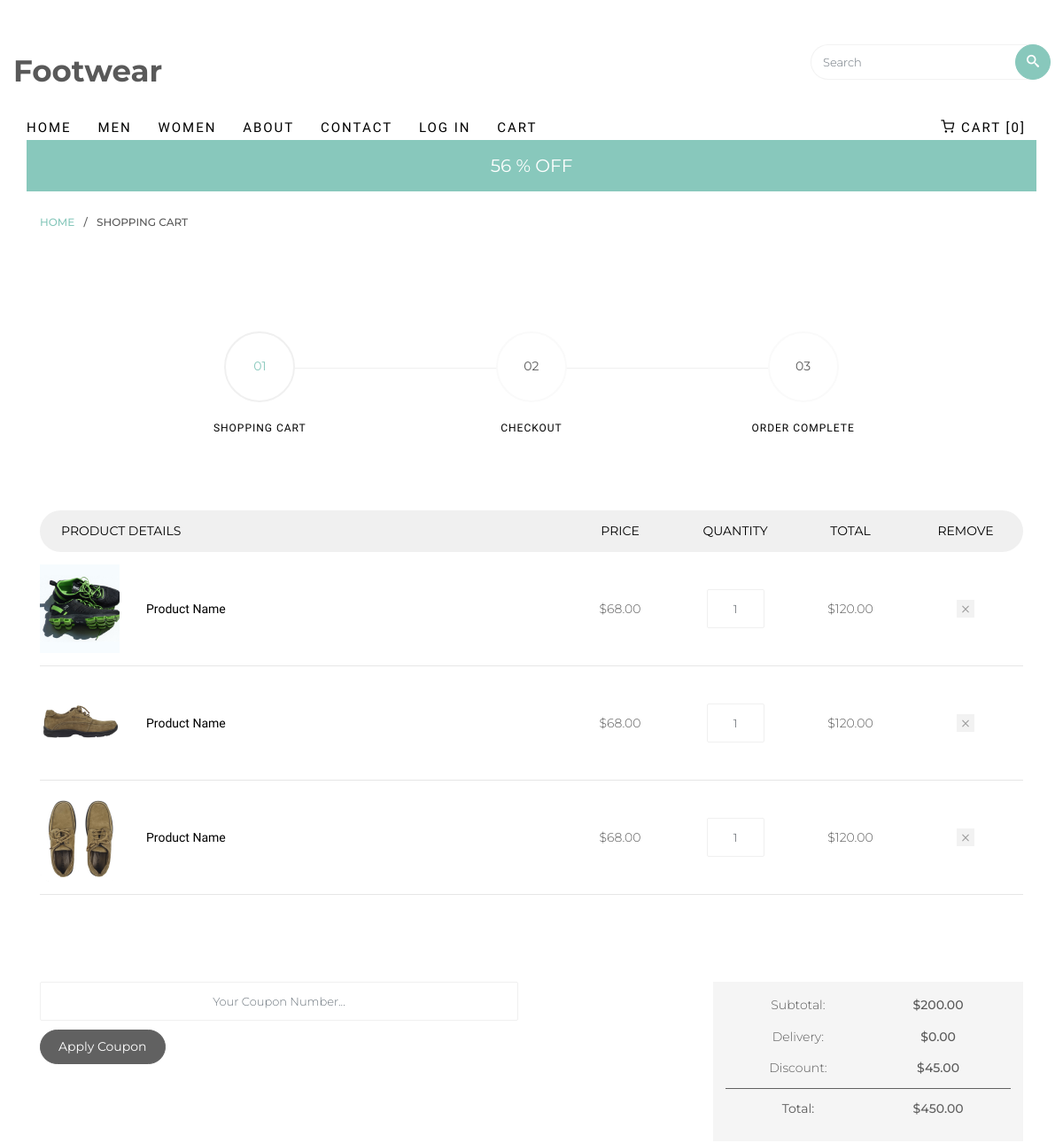
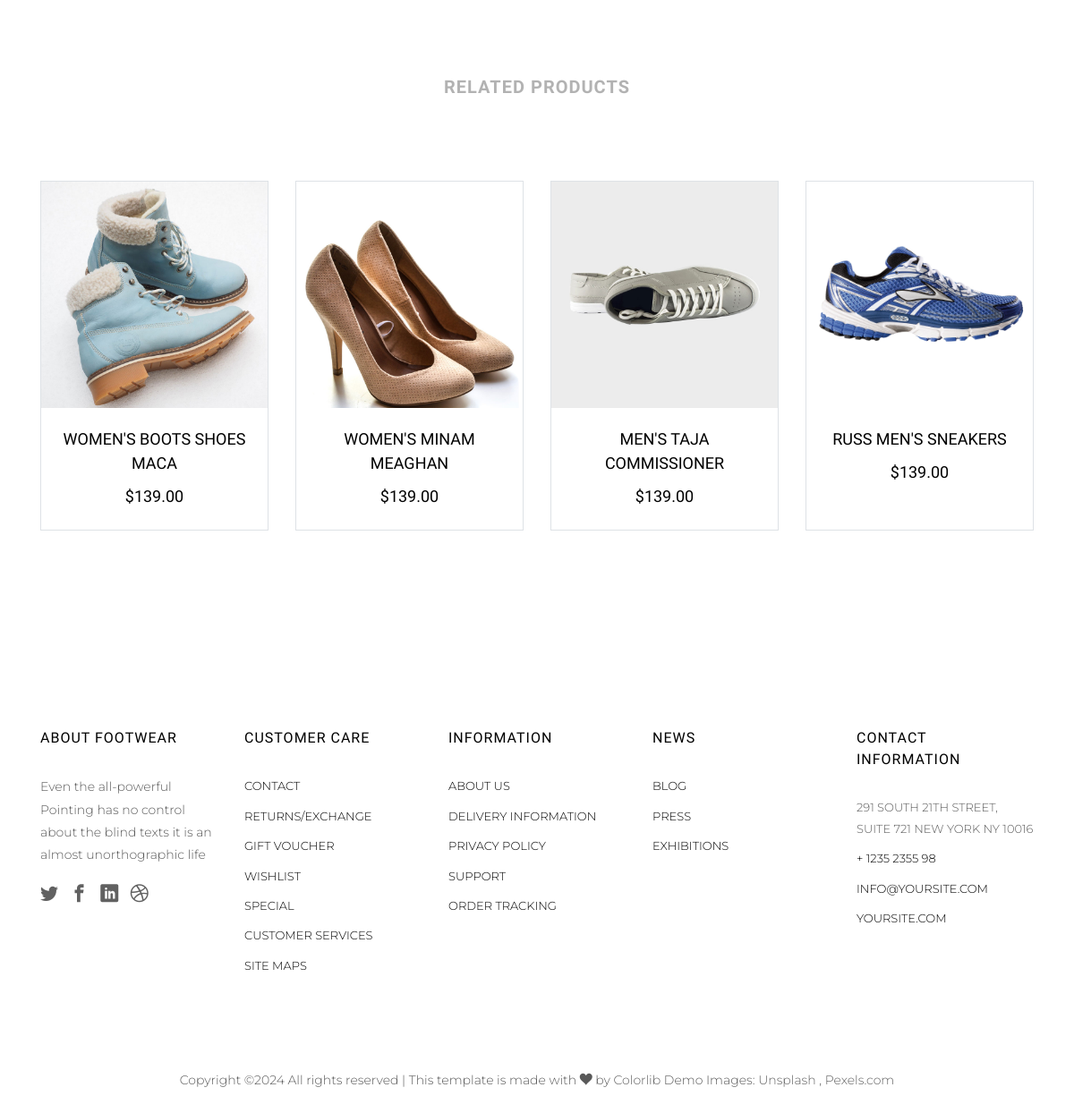
Page /cart/ on the committed database (2 pictures, top to bottom).
### footwearapp/models.py (models this page shows, shortened)
class MenuModal(models.Model):
    id = models.AutoField(primary_key=True)  # Corrected typo
    title = models.CharField(max_length=50)
    url = models.CharField(max_length=50)
    icon = models.CharField(max_length=100, blank=True, null=True)
    badge = models.CharField(max_length=100, blank=True, null=True)

class BadgeMenu(models.Model):
    id = models.AutoField(primary_key=True)
    badge = models.CharField(max_length=100)

class Seller(models.Model):
    image = models.ImageField(upload_to='sellers/')
    title = models.CharField(max_length=100)
    price = models.DecimalField(max_digits=10, decimal_places=2)

### footwearapp/views.py (the view)
# urls.py: path('cart/', views.cart, name='cart'),
def cart(request):
    sellers = Seller.objects.all()
    return render(request, 'cart.html',
                  {'sellers': sellers})

### footwearapp/context_processors.py (called while the page is built)
def header_context(request):
    from .views import header
    return header(request)

### footwearapp/views.py (called while the page is built)
def header(request):
    menu_items = MenuModal.objects.all()
    badges = BadgeMenu.objects.all()
    context = {'menu_items': menu_items, 'badges': badges}
    return context

### templates/cart.html
{% extends 'Base/base.html' %}
{% block start %}
		<div class="breadcrumbs">
			<div class="container">
				<div class="row">
					<div class="col">
						<p class="bread"><span><a href="{% url 'index' %}">Home</a></span> / <span>Shopping Cart</span></p>
					</div>
				</div>
			</div>
		</div>
		<div class="colorlib-product">
			<div class="container">
				<div class="row row-pb-lg">
					<div class="col-md-10 offset-md-1">
						<div class="process-wrap">
							<div class="process text-center active">
								<p><span>01</span></p>
								<h3>Shopping Cart</h3>
							</div>
							<div class="process text-center">
								<p><span>02</span></p>
								<h3>Checkout</h3>
							</div>
							<div class="process text-center">
								<p><span>03</span></p>
								<h3>Order Complete</h3>
							</div>
						</div>
					</div>
				</div>
				<div class="row row-pb-lg">
					<div class="col-md-12">
						<div class="product-name d-flex">
							<div class="one-forth text-left px-4">
								<span>Product Details</span>
							</div>
							<div class="one-eight text-center">
								<span>Price</span>
							</div>
							<div class="one-eight text-center">
								<span>Quantity</span>
							</div>
							<div class="one-eight text-center">
								<span>Total</span>
							</div>
							<div class="one-eight text-center px-4">
								<span>Remove</span>
							</div>
						</div>
						<div class="product-cart d-flex">
							<div class="one-forth">
								<div class="product-img" style="background-image: url(/static/images/item-6.jpg);">
								</div>
								<div class="display-tc">
									<h3>Product Name</h3>
								</div>
							</div>
							<div class="one-eight text-center">
								<div class="display-tc">
									<span class="price">$68.00</span>
								</div>
							</div>
							<div class="one-eight text-center">
								<div class="display-tc">
									<input type="text" id="quantity" name="quantity" class="form-control input-number text-center" value="1" min="1" max="100">
								</div>
							</div>
							<div class="one-eight text-center">
								<div class="display-tc">
									<span class="price">$120.00</span>
								</div>
							</div>
							<div class="one-eight text-center">
								<div class="display-tc">
									<a href="#" class="closed"></a>
								</div>
							</div>
						</div>
						<div class="product-cart d-flex">
							<div class="one-forth">
								<div class="product-img" style="background-image: url(/static/images/item-7.jpg);">
								</div>
								<div class="display-tc">
									<h3>Product Name</h3>
								</div>
							</div>
							<div class="one-eight text-center">
								<div class="display-tc">
									<span class="price">$68.00</span>
								</div>
							</div>
							<div class="one-eight text-center">
								<div class="display-tc">
									<form action="#">
										<input type="text" name="quantity" class="form-control input-number text-center" value="1" min="1" max="100">
									</form>
								</div>
							</div>
							<div class="one-eight text-center">
								<div class="display-tc">
									<span class="price">$120.00</span>
								</div>
							</div>
							<div class="one-eight text-center">
								<div class="display-tc">
									<a href="#" class="closed"></a>
								</div>
							</div>
						</div>
						<div class="product-cart d-flex">
							<div class="one-forth">
								<div class="product-img" style="background-image: url(/static/images/item-8.jpg);">
								</div>
								<div class="display-tc">
									<h3>Product Name</h3>
								</div>
							</div>
							<div class="one-eight text-center">
								<div class="display-tc">
									<span class="price">$68.00</span>
								</div>
							</div>
							<div class="one-eight text-center">
								<div class="display-tc">
									<input type="text" id="quantity" name="quantity" class="form-control input-number text-center" value="1" min="1" max="100">
								</div>
							</div>
							<div class="one-eight text-center">
								<div class="display-tc">
									<span class="price">$120.00</span>
								</div>
							</div>
							<div class="one-eight text-center">
								<div class="display-tc">
									<a href="#" class="closed"></a>
								</div>
							</div>
						</div>
					</div>
				</div>
				<div class="row row-pb-lg">
					<div class="col-md-12">
						<div class="total-wrap">
							<div class="row">
								<div class="col-sm-8">
									<form action="#">
										<div class="row form-group">
											<div class="col-sm-9">
												<input type="text" name="quantity" class="form-control input-number" placeholder="Your Coupon Number...">
											</div>
											<div class="col-sm-3">
												<input type="submit" value="Apply Coupon" class="btn btn-primary">
											</div>
										</div>
									</form>
								</div>
								<div class="col-sm-4 text-center">
									<div class="total">
										<div class="sub">
											<p><span>Subtotal:</span> <span>$200.00</span></p>
											<p><span>Delivery:</span> <span>$0.00</span></p>
											<p><span>Discount:</span> <span>$45.00</span></p>
										</div>
										<div class="grand-total">
											<p><span><strong>Total:</strong></span> <span>$450.00</span></p>
										</div>
									</div>
								</div>
							</div>
						</div>
					</div>
				</div>
				<div class="row">
					<div class="col-sm-8 offset-sm-2 text-center colorlib-heading colorlib-heading-sm">
						<h2>Related Products</h2>
					</div>
				</div>
				<div class="row">
					{% for product in sellers %}
					<div class="col-md-3 col-lg-3 mb-4 text-center">
						<div class="product-entry border">
							<a href="#" class="prod-img">
								<img src="{{ product.image.url }}" class="img-fluid" alt="{{ product.title }}">
							</a>
							<div class="desc">
							  	<h2><a href="#">{{ product.title }}</a></h2>
								<span class="price">${{ product.price }}</span>
							</div>
						</div>
					</div>
					{% endfor %}
				</div>
			</div>
		</div>
{% endblock %}

### templates/Base/base.html (shortened to what this page needs)
<!DOCTYPE HTML>
<html>
	<head>
	<link rel="stylesheet" href="/static/css/animate.css">
	<link rel="stylesheet" href="/static/css/icomoon.css">
	<link rel="stylesheet" href="/static/css/ionicons.min.css">
	<link rel="stylesheet" href="/static/css/bootstrap.min.css">
	<link rel="stylesheet" href="/static/css/magnific-popup.css">
	<link rel="stylesheet" href="/static/css/flexslider.css">
	<link rel="stylesheet" href = "/static/css/owl.carousel.min.css">
	<link rel="stylesheet" href="/static/css/owl.theme.default.min.css">
	<link rel="stylesheet" href="/static/css/bootstrap-datepicker.css">
	<link rel="stylesheet" href="/static/fonts/flaticon/font/flaticon.css">
	<link rel="stylesheet" href="/static/css/style.css">
	{% load static %}
	</head>
	<body>
{% include 'header.html'%}
{% block start %}
{% endblock %}
{% include 'footer.html' %}
	</body>
</html>

### templates/header.html (shortened to what this page needs)
	<div id="page">
		<nav class="colorlib-nav" role="navigation">
    <div class="top-menu">
        <div class="container-fluid">
            <div class="row">
                <div class="col-sm-7 col-md-9">
                    <div id="colorlib-logo"><a href="{% url 'index' %}">Footwear</a></div>
                </div>
                <div class="col-sm-5 col-md-3">
                    <form action="#" class="search-wrap">
                        <div class="form-group">
                            <input type="search" class="form-control search" placeholder="Search">
                            <button class="btn btn-primary submit-search text-center" type="submit"><i class="icon-search"></i></button>
                        </div>
                    </form>
                </div>
            </div>
                <div class="col-sm-12 text-left menu-1">
                    <ul>
                        {% for i in menu_items %}
                            <li class="{% if i.sub_menu.all %}has-dropdown{% endif %}">
                                <a href="{{ i.url }}" >{{ i.title }}</a>
                                    </li>
                                {% endfor %}
                                <li class="cart"><a href="{% url 'cart' %}"><i class="icon-shopping-cart"></i> Cart [0]</a></li>
                            </ul>
                            <div class="sale">
                            <div class="container">
                                <div class="row">
                                    <div class="col-sm-8 offset-sm-2 text-center">
                                        <div class="row">
                                            <div class="owl-carousel2">
                                                {% for badge in badges %}
                                                <div class="item">
                                                    <div class="col">
                                                        <h3><a href="#">{{ badge.badge }}</a></h3>
                                                    </div>
                                                </div>
                                                {% endfor %}
                                            </div>
                                        </div>
                                    </div>
                                </div>
                            </div>
                        </div>
                    </div>
                </div>
            </div>
        </nav>
    </div>

### templates/footer.html
<footer id="colorlib-footer" role="contentinfo">
			<div class="container">
				<div class="row row-pb-md">
					<div class="col footer-col colorlib-widget">
						<h4>About Footwear</h4>
						<p>Even the all-powerful Pointing has no control about the blind texts it is an almost unorthographic life</p>
						<p>
							<ul class="colorlib-social-icons">
								<li><a href="#"><i class="icon-twitter"></i></a></li>
								<li><a href="#"><i class="icon-facebook"></i></a></li>
								<li><a href="#"><i class="icon-linkedin"></i></a></li>
								<li><a href="#"><i class="icon-dribbble"></i></a></li>
							</ul>
						</p>
					</div>
					<div class="col footer-col colorlib-widget">
						<h4>Customer Care</h4>
						<p>
							<ul class="colorlib-footer-links">
								<li><a href="#">Contact</a></li>
								<li><a href="#">Returns/Exchange</a></li>
								<li><a href="#">Gift Voucher</a></li>
								<li><a href="#">Wishlist</a></li>
								<li><a href="#">Special</a></li>
								<li><a href="#">Customer Services</a></li>
								<li><a href="#">Site maps</a></li>
							</ul>
						</p>
					</div>
					<div class="col footer-col colorlib-widget">
						<h4>Information</h4>
						<p>
							<ul class="colorlib-footer-links">
								<li><a href="#">About us</a></li>
								<li><a href="#">Delivery Information</a></li>
								<li><a href="#">Privacy Policy</a></li>
								<li><a href="#">Support</a></li>
								<li><a href="#">Order Tracking</a></li>
							</ul>
						</p>
					</div>
					<div class="col footer-col">
						<h4>News</h4>
						<ul class="colorlib-footer-links">
							<li><a href="#">Blog</a></li>
							<li><a href="#">Press</a></li>
							<li><a href="#">Exhibitions</a></li>
						</ul>
					</div>
					<div class="col footer-col">
						<h4>Contact Information</h4>
						<ul class="colorlib-footer-links">
							<li>291 South 21th Street, <br> Suite 721 New York NY 10016</li>
							<li><a href="tel://1234567920">+ 1235 2355 98</a></li>
							<li><a href="mailto:info@yoursite.com">info@yoursite.com</a></li>
							<li><a href="#">yoursite.com</a></li>
						</ul>
					</div>
				</div>
			</div>
			<div class="copy">
				<div class="row">
					<div class="col-sm-12 text-center">
						<p>
							<span>
Copyright &copy;<script>document.write(new Date().getFullYear());</script> All rights reserved | This template is made with <i class="icon-heart" aria-hidden="true"></i> by <a href="https://colorlib.com" target="_blank">Colorlib</a>
</span>
							<span class="block">Demo Images: <a href="http://unsplash.co/" target="_blank">Unsplash</a> , <a href="http://pexels.com/" target="_blank">Pexels.com</a></span>
						</p>
					</div>
				</div>
			</div>
		</footer>

### static/css/icomoon.css (style rules this page uses)
[class^="icon-"], [class*=" icon-"] { font-family: 'icomoon' !important; speak: none; font-style: normal; font-weight: normal; font-variant: normal; text-transform: none; line-height: 1; -webkit-font-smoothing: antialiased; -moz-osx-font-smoothing: grayscale; }
.icon-shopping-cart:before { content: "\e9c8"; }
.icon-search:before { content: "\ebfd"; }
.icon-heart:before { content: "\ec51"; }
.icon-facebook:before { content: "\ed07"; }
.icon-twitter:before { content: "\ed0d"; }
.icon-dribbble:before { content: "\ed1e"; }
.icon-linkedin:before { content: "\ed40"; }

### rows in the picture
MenuModal: title "HOME"
MenuModal: title "MEN"
MenuModal: title "WOMEN"
MenuModal: title "ABOUT"
MenuModal: title "CONTACT"
MenuModal: title "LOG IN"
MenuModal: title "CART"
BadgeMenu: badge "56 % OFF"
Seller: image (picture), title "WOMEN'S BOOTS SHOES MACA", price "139.00"
Seller: image (picture), title "WOMEN'S MINAM MEAGHAN", price "139.00"
Seller: image (picture), title "MEN'S TAJA COMMISSIONER", price "139.00"
Seller: image (picture), title "RUSS MEN'S SNEAKERS", price "139.00"
